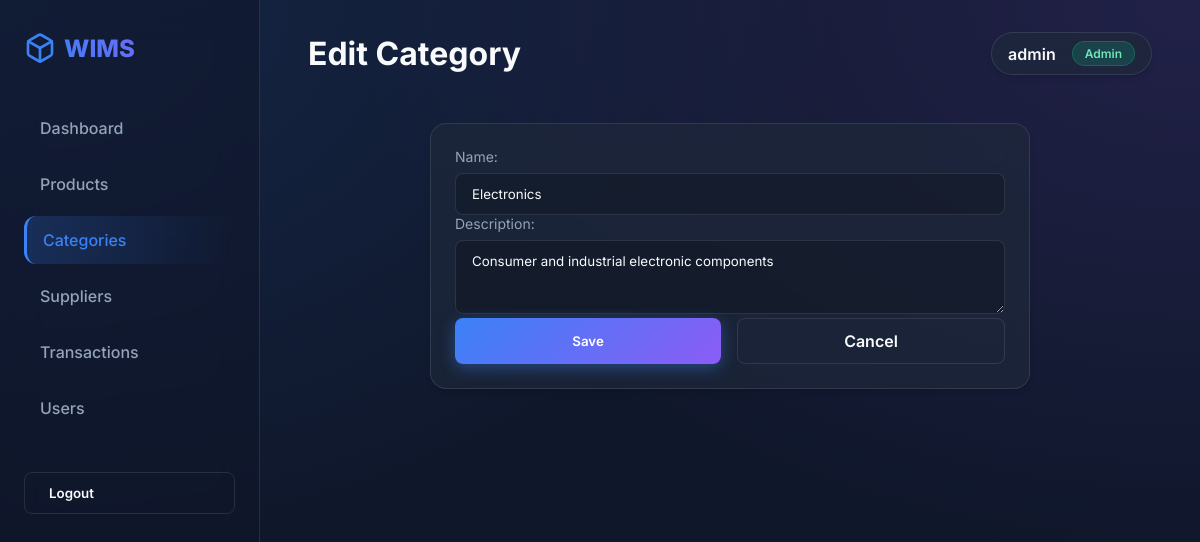
/categories/2/edit/ (signed in), run on the app's committed database.
### inventory/models.py (models this page shows, shortened)
class User(AbstractUser):
    ROLE_CHOICES = (
        ("ADMIN", "Admin"),
        ("MANAGER", "Manager"),
        ("STAFF", "Staff"),
    )
    role = models.CharField(max_length=10, choices=ROLE_CHOICES, default="STAFF")

class Category(models.Model):
    name = models.CharField(max_length=100, unique=True)
    description = models.TextField(blank=True)
    class Meta:
        verbose_name_plural = "Categories"
        ordering = ["name"]

### inventory/views.py (the view)
# urls.py: path("categories/<int:pk>/edit/", views.category_update, name="category_update"),
@login_required
@user_passes_test(is_manager_or_above)
def category_update(request, pk):
    category = get_object_or_404(Category, pk=pk)
    if request.method == "POST":
        form = CategoryForm(request.POST, instance=category)
        if form.is_valid():
            form.save()
            messages.success(request, "Category updated successfully.")
            return redirect("category_list")
    else:
        form = CategoryForm(instance=category)
    return render(
        request, "inventory/category_form.html", {"form": form, "title": "Edit Category"}
    )

### inventory/forms.py
class CategoryForm(forms.ModelForm):
    class Meta:
        model = Category
        fields = ["name", "description"]
        widgets = {
            "description": forms.Textarea(attrs={"rows": 3}),
        }

### inventory/views.py (called while the page is built)
def is_manager_or_above(user):
    return user.is_authenticated and (user.role in ("ADMIN", "MANAGER") or user.is_superuser)

### templates/inventory/category_form.html (shortened to what this page needs)
{% extends "inventory/base.html" %}
{% block page_title %}{{ title }}{% endblock %}
{% block content %}
<div class="card glass" style="max-width: 600px; margin: 0 auto;">
    <form method="post">
        {{ form.as_p }}
        <div class="flex gap-4 mt-6">
            <button type="submit" class="btn btn-primary" style="flex: 1;">Save</button>
            <a href="{% url 'category_list' %}" class="btn btn-outline" style="flex: 1; text-align: center;">Cancel</a>
        </div>
    </form>
</div>
{% endblock %}

### templates/inventory/base.html (shortened to what this page needs)
<!DOCTYPE html>
<html lang="en">
<head>
    {% load static %}
    <link rel="stylesheet" href="{% static 'css/styles.css' %}">
</head>
<body>
    {% if user.is_authenticated %}
    <aside class="sidebar">
        <div class="sidebar-logo">
            WIMS
        </div>
        <ul class="nav-links">
            <li class="nav-item">
                <a href="{% url 'dashboard' %}" class="{% if request.resolver_match.url_name == 'dashboard' %}active{% endif %}">
                    Dashboard
                </a>
            </li>
            <li class="nav-item">
                <a href="{% url 'product_list' %}" class="{% if 'product' in request.resolver_match.url_name %}active{% endif %}">
                    Products
                </a>
            </li>
            <li class="nav-item">
                <a href="{% url 'category_list' %}" class="{% if 'category' in request.resolver_match.url_name %}active{% endif %}">
                    Categories
                </a>
            </li>
            <li class="nav-item">
                <a href="{% url 'supplier_list' %}" class="{% if 'supplier' in request.resolver_match.url_name %}active{% endif %}">
                    Suppliers
                </a>
            </li>
            <li class="nav-item">
                <a href="{% url 'transaction_list' %}" class="{% if 'transaction' in request.resolver_match.url_name %}active{% endif %}">
                    Transactions
                </a>
            </li>
            {% if user.role == 'ADMIN' or user.is_superuser %}
            <li class="nav-item">
                <a href="{% url 'user_list' %}" class="{% if 'user' in request.resolver_match.url_name %}active{% endif %}">
                    Users
                </a>
            </li>
            {% endif %}
            <li class="nav-item" style="margin-top: 2rem;">
                <form action="{% url 'logout' %}" method="post">
                    <button type="submit" class="btn btn-outline" style="width: 100%; justify-content: flex-start;">Logout</button>
                </form>
            </li>
        </ul>
    </aside>
    {% endif %}
    <main class="main-content" {% if not user.is_authenticated %}style="margin-left: 0; max-width: 100vw; display: flex; align-items: center; justify-content: center;"{% endif %}>
        {% if user.is_authenticated %}
        <header class="top-header">
            <h1 class="page-title">{% block page_title %}Dashboard{% endblock %}</h1>
            <div class="user-profile glass" style="padding: 0.5rem 1rem; border-radius: 999px;">
                <span style="font-weight: 600;">{{ user.username }}</span>
                <span class="badge badge-success">{{ user.get_role_display }}</span>
            </div>
        </header>
        {% endif %}
        {% block content %}{% endblock %}
    </main>
</body>
</html>

### static/css/styles.css (style rules this page uses)
:root { --bg-dark: #0f172a; --bg-card: rgba(30, 41, 59, 0.7); --primary: #3b82f6; --primary-hover: #2563eb; --accent: #8b5cf6; --text-main: #f8fafc; --text-muted: #94a3b8; --border-color: rgba(255, 255, 255, 0.1); --success: #10b981; --warning: #f59e0b; --danger: #ef4444; --font-main: 'Inter', sans-serif; }
* { box-sizing: border-box; margin: 0; padding: 0; }
body { font-family: var(--font-main); background-color: var(--bg-dark); color: var(--text-main); min-height: 100vh; display: flex; overflow-x: hidden; background-image: radial-gradient(at 0% 0%, rgba(59, 130, 246, 0.15) 0px, transparent 50%), radial-gradient(at 100% 0%, rgba(139, 92, 246, 0.15) 0px, transparent 50%); background-attachment: fixed; }
.glass { background: var(--bg-card); backdrop-filter: blur(12px); -webkit-backdrop-filter: blur(12px); border: 1px solid var(--border-color); border-radius: 16px; box-shadow: 0 4px 6px -1px rgba(0, 0, 0, 0.1), 0 2px 4px -1px rgba(0, 0, 0, 0.06); }
.sidebar { width: 260px; height: 100vh; position: fixed; left: 0; top: 0; padding: 2rem 1.5rem; display: flex; flex-direction: column; z-index: 10; border-right: 1px solid var(--border-color); background: rgba(15, 23, 42, 0.6); backdrop-filter: blur(20px); }
.sidebar-logo { font-size: 1.5rem; font-weight: 800; margin-bottom: 2.5rem; background: linear-gradient(to right, var(--primary), var(--accent)); -webkit-background-clip: text; -webkit-text-fill-color: transparent; display: flex; align-items: center; gap: 0.5rem; }
.nav-links { list-style: none; display: flex; flex-direction: column; gap: 0.5rem; }
.nav-item a { display: flex; align-items: center; gap: 1rem; padding: 0.875rem 1rem; color: var(--text-muted); text-decoration: none; border-radius: 12px; font-weight: 500; }
.nav-item a.active { background: linear-gradient(90deg, rgba(59,130,246,0.2) 0%, transparent 100%); color: var(--primary); border-left: 3px solid var(--primary); }
.main-content { margin-left: 260px; flex: 1; padding: 2rem 3rem; max-width: calc(100vw - 260px); }
.top-header { display: flex; justify-content: space-between; align-items: center; margin-bottom: 3rem; }
.page-title { font-size: 2rem; font-weight: 700; color: var(--text-main); }
.user-profile { display: flex; align-items: center; gap: 1rem; }
.card { padding: 1.5rem; }
.badge { padding: 0.25rem 0.75rem; border-radius: 9999px; font-size: 0.75rem; font-weight: 600; display: inline-flex; align-items: center; gap: 0.375rem; }
.badge-success { background: rgba(16, 185, 129, 0.2); color: #6ee7b7; border: 1px solid rgba(16, 185, 129, 0.3); }
label { display: block; margin-bottom: 0.5rem; color: var(--text-muted); font-size: 0.875rem; }
input[type="text"], input[type="number"], input[type="email"], input[type="password"], select, textarea { width: 100%; padding: 0.75rem 1rem; background: rgba(0, 0, 0, 0.2); border: 1px solid var(--border-color); border-radius: 8px; color: var(--text-main); font-family: inherit; }
.btn { display: inline-flex; align-items: center; justify-content: center; gap: 0.5rem; padding: 0.75rem 1.5rem; border-radius: 8px; font-weight: 600; cursor: pointer; border: none; font-family: inherit; text-decoration: none; }
.btn-primary { background: linear-gradient(135deg, var(--primary), var(--accent)); color: white; box-shadow: 0 4px 15px rgba(59, 130, 246, 0.4); }
.btn-outline { background: transparent; border: 1px solid var(--border-color); color: var(--text-main); }
.flex { display: flex; }
.gap-4 { gap: 1rem; }

### data on the page
User: username "admin", role "Admin"
Category: name "Electronics", description "Consumer and industrial electronic components"

### other printed values
{{ title }} "Edit Category"
